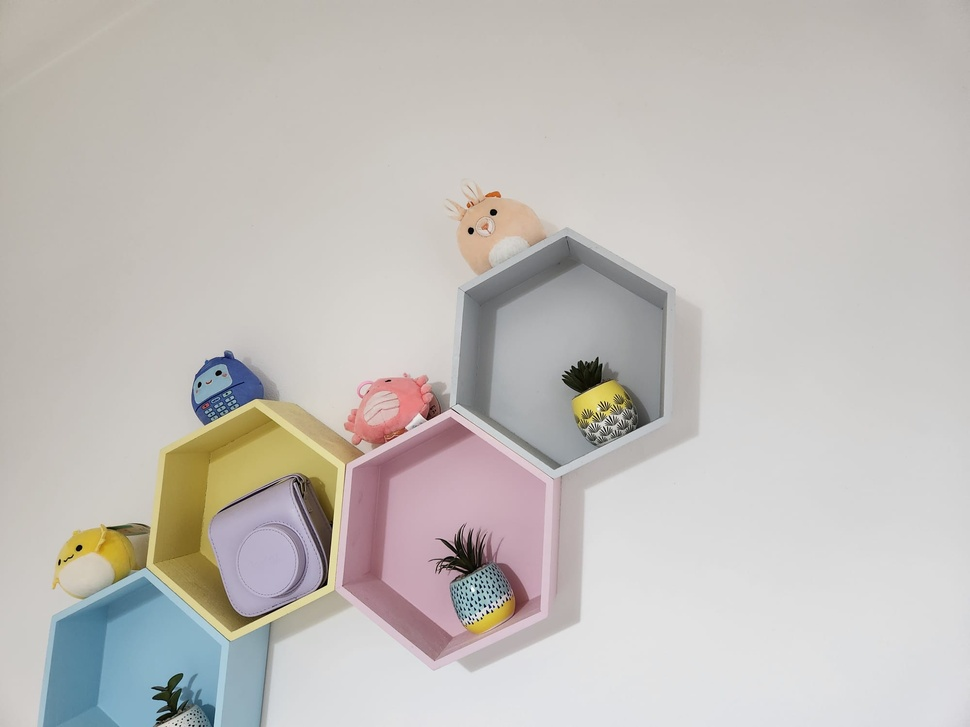
#> input picture Image1.jpg, 970 x 727 px, shrunk from 2000 x 1500 before the run
$ python main.py
#> lines starting #> are read from the running program, lines starting #| are printed output that depends on the picture; after the words box and inside, x2 and y2 are one past the last pixel; in counts of white or black regions, pixels touching at a corner belong together
import cv2
import numpy as np
import matplotlib.pyplot as plt


def calculate_matches(image1, image2):
    # Load the images
#> called with image1 = './Image1.jpg', image2 = './Image2.jpg'
    img1 = cv2.imread(image1, cv2.IMREAD_GRAYSCALE)
#> img1: shape (727, 970); min 0, max 255, mean 190.6
    img2 = cv2.imread(image2, cv2.IMREAD_GRAYSCALE)
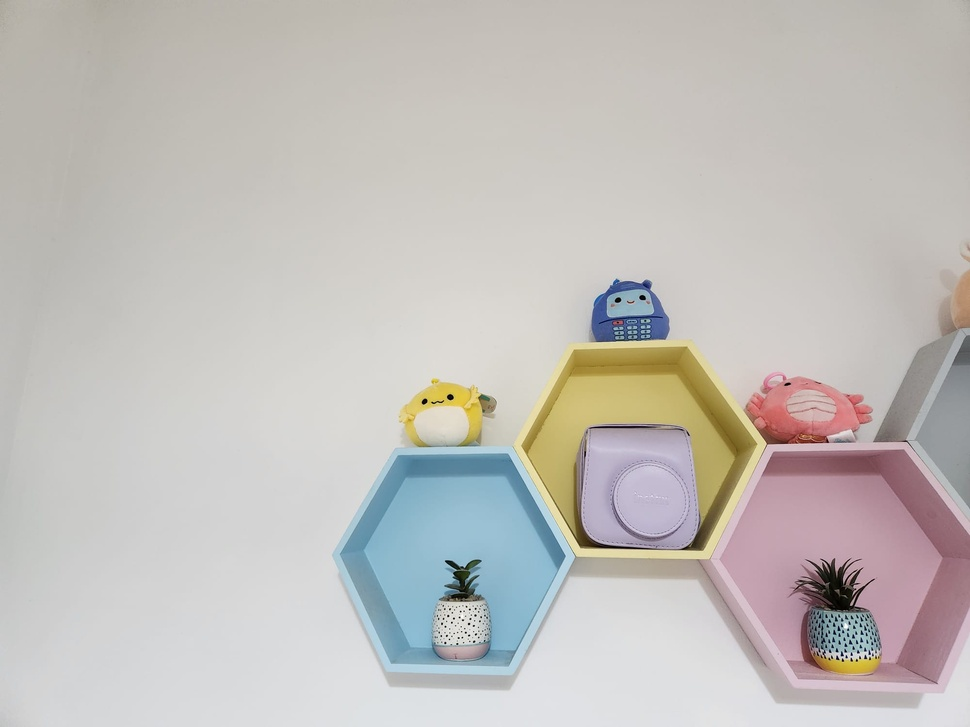
#> input picture Image2.jpg, 970 x 727 px, shrunk from 2000 x 1500 before the run
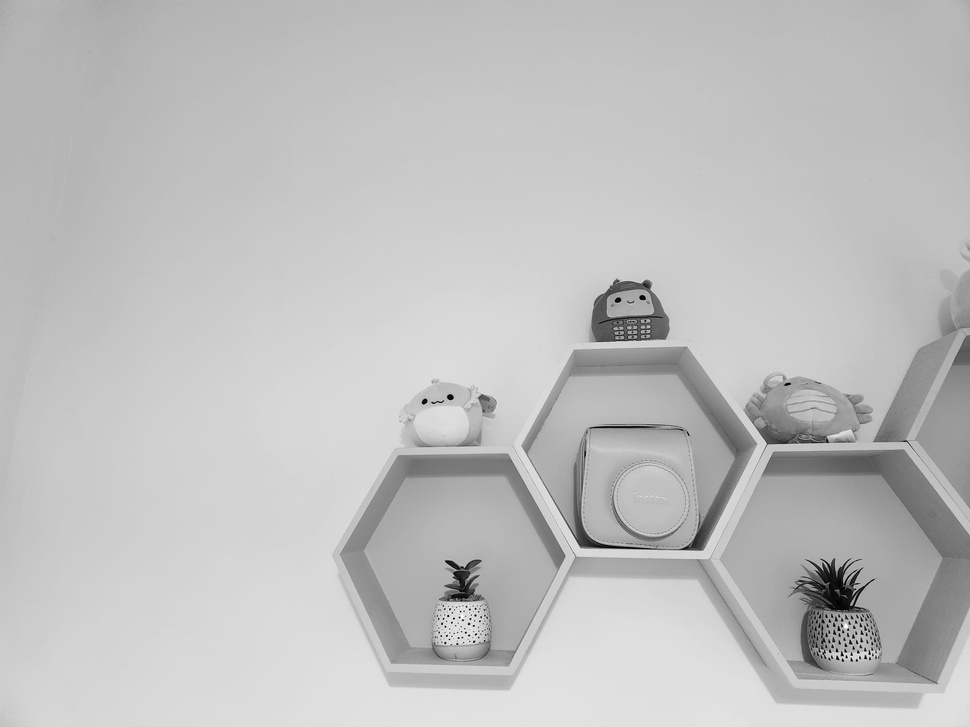
#> img2: shape (727, 970); min 0, max 255, mean 191.1

    # Initialize the SIFT detector
    sift = cv2.SIFT_create()

    # Detect keypoints and compute descriptors for both images
    keypoints1, descriptors1 = sift.detectAndCompute(img1, None)
#> keypoints1 = 409 keypoints; strongest (x, y, size): (471, 231, 4.2), (493, 212, 4.5), (79, 548, 4.1), (479, 599, 1.9)
    keypoints2, descriptors2 = sift.detectAndCompute(img2, None)
#> keypoints2 = 464 keypoints; strongest (x, y, size): (450, 397, 4), (424, 401, 3.6), (842, 655, 1.9), (865, 657, 1.9)

    # Initialize the FLANN matcher
    FLANN_INDEX_KDTREE = 1
    index_params = dict(algorithm=FLANN_INDEX_KDTREE, trees=5)
    search_params = dict()
    flann = cv2.FlannBasedMatcher(index_params, search_params)

    # Perform matching
    matches = flann.knnMatch(descriptors1, descriptors2, k=2)
#> matches = 409 matches

    # Apply Lowe's ratio test to filter good matches
    good_matches = []
    for m, n in matches:
        if m.distance < 0.75 * n.distance:
            good_matches.append(m)
#> after the loop, good_matches = 40 matches

    return good_matches, keypoints1, keypoints2


def dlt(matrix1, matrix2, n=4):
    A = np.zeros((2*n,9)) # filling matrix A with zeros
    zero = np.zeros((3,))
    for i in range(n): # creating matrix A as in presentation 7 slide 44
        dr1 = matrix1[i,:]
        dr2 = matrix2[i,:]
        A[2 * i:2 * i + 2, :] = np.vstack([np.concatenate((zero, -dr1, dr1 * dr2[1])),
                                           np.concatenate((dr1, zero, -dr1 * dr2[0]))])
    _, _, V = np.linalg.svd(A) # Calculating SVD decomposition, A = U D (V.T)
    H = V[8].reshape(3, 3) # h is the last column of V. We reshape it into a 3 by 3 matrix to get the homography
    return H / H[2,2]  # normalizing the homography so the last element is 1. We can also just return H but the numbers can be very small


# Normalizing the estimation matrix so that z-value is 1
def normalize(mat):
    for i in range (mat.shape[0]):
        mat[i,:] /= mat[i,2]
    return mat


def RANSAC(coordinates1, coordinates2, threshold, max_iterations=1000):
    sn = 4
    # Adding a third column to represent the z. Assuming normalized values where z=1 for all points.
    coordinates1 = np.hstack([coordinates1, np.ones((coordinates1.shape[0], 1))])
    coordinates2 = np.hstack([coordinates2, np.ones((coordinates2.shape[0], 1))])

    # Generating a set of random values for coordinates picking
    rand_int = np.random.randint(coordinates1.shape[0], size=sn)
    x_points = coordinates1[rand_int,:] # random points from one image
    x_tag_points = coordinates2[rand_int,:] # random points from other image

    # generating a homography using dlt function
    h_best = dlt(x_points, x_tag_points, sn)

    # estimating coordinates 2 using the homography and coordinates 1
    mat = (h_best @ (coordinates1.T)).T

    # Normalizing the estimation matrix so that z-value is 1
    mat = normalize(mat)

    # calculating distance between estimation and actual coordinates 2
    dist2 = mat - coordinates2

    # counting the number of distances less than the threshold
    counter2 = np.count_nonzero(np.sum(np.power(dist2, 2), 1) < threshold)

    # looping
    for i in range(max_iterations):

        # Generating a set of random values for coordinates picking
        rand_int = np.random.randint(coordinates1.shape[0], size=sn)
        x_points = coordinates1[rand_int, :] # random points from one image
        x_tag_points = coordinates2[rand_int, :] # random points from other image

        # generating a homography using dlt function
        h1 = dlt(x_points, x_tag_points, sn)

        # estimating coordinates 2 using the homography and coordinates 1
        mat = (h1 @ (coordinates1.T)).T

        # Normalizing the estimation matrix so that z-value is 1
        mat = normalize(mat)

        # calculating distance between estimation and actual coordinates 2
        dist1 = mat - coordinates2
        pwr =np.power(dist1, 2)

        # counting the number of distances less than the threshold
        counter1=np.count_nonzero(np.sum(pwr, 1) < threshold)

        # Checking if the newly generated homography is better than the currently best homography
        if counter1>counter2:
            # If the new homography causes more distances to be less than the threshold, then it is a better homography
            h_best = h1 # Updating the best homography to be the new homography
            counter2 =counter1 # Updating the counter

    return h_best, counter2  # return best homography, and inliers


def stitch_images(image1, image2, homography):
    # Get images height and width , turn them to 1X2 vectors
    h1, w1 = cv2.imread(image1).shape[:2]
    h2, w2 = cv2.imread(image2).shape[:2]
    corners1 = np.array([[0, 0], [0, h1], [w1, h1], [w1, 0]], dtype=np.float32).reshape(-1, 1, 2)
    corners2 = np.array([[0, 0], [0, h2], [w2, h2], [w2, 0]], dtype=np.float32).reshape(-1, 1, 2)
    # Translate the homography to take under account the field of view of the second image
    corners2_transformed = cv2.perspectiveTransform(corners2, np.linalg.inv(homography).astype(np.float32))
    all_corners = np.concatenate((corners1, corners2_transformed), axis=0)
    x, y, w, h = cv2.boundingRect(all_corners)

    # Adjust the homography matrix to map from img2 to img1
    H_adjusted = np.linalg.inv(homography)

    # Warp the images
    img1_warped = cv2.warpPerspective(cv2.imread(image1), np.eye(3), (w, h))
    img2_warped = cv2.warpPerspective(cv2.imread(image2), H_adjusted, (w, h))

    # Combine the warped images into a single output image
    output = cv2.addWeighted(img1_warped, 0.5, img2_warped, 0.5, 0)
    plt.imshow(img1_warped)
    plt.figure()
    plt.imshow(img2_warped)

    # Create a mask for the overlapping region
    mask1 = np.zeros((h, w), dtype=np.uint8)
    cv2.fillPoly(mask1, [np.int32(corners1)], (255))
    mask2 = np.zeros((h, w), dtype=np.uint8)
    cv2.fillPoly(mask2, [np.int32(corners2_transformed)], (255))
    overlap_mask = cv2.bitwise_and(mask1, mask2)
    not_overlap_img2_mask = cv2.bitwise_and(cv2.bitwise_not(overlap_mask), mask2)

    # Blend only the overlapping region

    blended = cv2.addWeighted(img1_warped, 0.5, img2_warped, 0.5, 0)

    # Copy img1_warped and img2_warped to blended using the overlap_mask
    blended = cv2.bitwise_and(blended, blended, mask=overlap_mask)
    blended += cv2.bitwise_and(img1_warped, img1_warped, mask=cv2.bitwise_not(overlap_mask))
    blended += cv2.bitwise_and(img2_warped, img2_warped, mask=not_overlap_img2_mask)

    plt.figure()
    plt.imshow(blended, cmap='gray')
    cv2.imwrite('panoramic_image.jpg', blended)

# Main

# Make sure you use the right path
image1= './Image1.jpg'
image2 = './Image2.jpg'

# Calculate good matches between the images and obtain keypoints
matches, keypoints1, keypoints2 = calculate_matches(image1, image2)
#> matches = 40 matches
# Extract coordinates of the keypoints
coordinates1 = np.float32([keypoints1[match.queryIdx].pt for match in matches])
#> coordinates1 = 40 pairs, first value 69.09 to 580.1, second value 248.5 to 692.5
coordinates2 = np.float32([keypoints2[match.trainIdx].pt for match in matches])
#> coordinates2 = 40 pairs, first value 413 to 879, second value 279 to 657.1

# RANSAC to find the best homography
homography, inliers = RANSAC(coordinates1, coordinates2, threshold=0.5)
#> in RANSAC, `coordinates1 = np.hstack([coordinates1, np.ones((coordinates1.shape[0]..`: coordinates1 = 40 rows, first 8: [69.09, 604.3, 1], [78.84, 547.9, 1], [175.5, 692.5, 1], [207.1, 404.6, 1], [210.3, 409.5, 1], [216, 406.1, 1], [220.9, 403.5, 1], [225.7, 381, 1]
#> in RANSAC, `coordinates2 = np.hstack([coordinates2, np.ones((coordinates2.shape[0]..`: coordinates2 = 40 rows, first 8: [622.1, 279, 1], [450.1, 397, 1], [816, 586.6, 1], [620.6, 322, 1], [621.2, 327.9, 1], [629, 327.5, 1], [635.1, 327.2, 1], [650.1, 310.6, 1]
#> in RANSAC, `x_points = coordinates1[rand_int,:]`: x_points = [[69.09, 604.3, 1], [207.1, 404.6, 1], [207.1, 404.6, 1], [580.1, 362.8, 1]]
#> in RANSAC, `x_tag_points = coordinates2[rand_int,:]`: x_tag_points = [[622.1, 279, 1], [620.6, 322, 1], [620.6, 322, 1], [616.8, 280.5, 1]]
#> the loop in dlt, `for i in range(n):` made 4 passes
#> (dr1, dr2) on passes 1 to 4: ([69.09, 604.3, 1], [622.1, 279, 1]), ([207.1, 404.6, 1], [620.6, 322, 1]), ([207.1, 404.6, 1], [620.6, 322, 1]), ([580.1, 362.8, 1], [616.8, 280.5, 1])
#> in dlt, `H = V[8].reshape(3, 3)`: H = [[-0.00687, -0.00434, 0.0127], [-0.0024, -0.000359, -1], [-1.12e-05, -7.03e-06, 6.74e-05]]
#> in RANSAC, `h_best = dlt(x_points, x_tag_points, sn)`: h_best = [[-101.9, -64.32, 188.4], [-35.59, -5.32, -14829.3], [-0.166, -0.104, 1]]
#> in RANSAC, `mat = (h_best @ (coordinates1.T)).T`: mat = 40 rows, first 8: [-45718.5, -20504.7, -73.49], [-43083.5, -20551.5, -69.23], [-62234, -24762.1, -100.4], [-46936.9, -24354.5, -75.64], [-47578.9, -24494, -76.68], [-47945.4, -24680.4, -77.28], [-48265.4, -24837.5, -77.81], [-47317.5, -24891.3, -76.28]
#> after the loop in normalize, `for i in range (mat.shape[0]):`: mat = 40 rows, first 8: [622.1, 279, 1], [622.3, 296.9, 1], [619.9, 246.7, 1], [620.6, 322, 1], [620.5, 319.4, 1], [620.4, 319.4, 1], [620.3, 319.2, 1], [620.3, 326.3, 1]
#> in RANSAC, `dist2 = mat - coordinates2`: dist2 = 40 rows, first 8: [-2.85e-11, -3.59e-11, 0], [172.2, -100.1, 0], [-196.1, -339.9, 0], [1.08e-11, -1.22e-11, 0], [-0.722, -8.51, 0], [-8.58, -8.13, 0], [-14.76, -7.94, 0], [-29.78, 15.7, 0]
#> in RANSAC, `counter2 = np.count_nonzero(np.sum(np.power(dist2, 2), 1) < threshold)`: counter2 = 3
#> the loop in RANSAC, `for i in range(max_iterations):` made 1000 passes
#> (counter1, counter2) on passes 1, 5, 7, 38, 70, 75, 385, 745: (5, 5), (6, 6), (7, 7), (9, 9), (10, 10), (11, 11), (12, 12), (13, 13)
#> counter1 on passes 2, 3, 4, 6, 8, 9: 4, 4, 5, 4, 4, 5
#> after the loop in RANSAC, `for i in range(max_iterations):`: counter2 = 13
#> homography = [[0.829, -0.38, 544.6], [0.354, 0.734, -78.29], [-0.000188, -0.000133, 1]]; inliers = 13

print("inliers:", inliers)
#| inliers: 13
print(homography)
#| [[ 8.29363470e-01 -3.80398769e-01  5.44572139e+02]
#|  [ 3.53812589e-01  7.34422220e-01 -7.82855706e+01]
#|  [-1.88466920e-04 -1.33467605e-04  1.00000000e+00]]

# Stitch the images together
stitch_images(image1, image2, homography)
#> in stitch_images, `h1, w1 = cv2.imread(image1).shape[:2]`: h1 = 727; w1 = 970
#> in stitch_images, `h2, w2 = cv2.imread(image2).shape[:2]`: h2 = 727; w2 = 970
#> in stitch_images, `corners1 = np.array([[0, 0], [0, h1], [w1, h1], [w1, 0]], dtype=np.flo..`: corners1 = [[0, 0], [0, 727], [970, 727], [970, 0]]
#> in stitch_images, `corners2_transformed = cv2.perspectiveTransform(corners2, np.linalg.in..`: corners2_transformed = [[-497.7, 346.4], [-167.1, 1067.2], [576.1, 628.4], [399.1, -85.66]]
#> in stitch_images, `all_corners = np.concatenate((corners1, corners2_transformed), axis=0)`: all_corners = [[0, 0], [0, 727], [970, 727], [970, 0], [-497.7, 346.4], [-167.1, 1067.2], [576.1, 628.4], [399.1, -85.66]]
#> in stitch_images, `x, y, w, h = cv2.boundingRect(all_corners)`: x = -498; y = -86; w = 1469; h = 1154
#> in stitch_images, `H_adjusted = np.linalg.inv(homography)`: H_adjusted = [[0.929, 0.395, -475.1], [-0.435, 1.2, 330.7], [0.000117, 0.000234, 0.955]]
#> in stitch_images, `img2_warped = cv2.warpPerspective(cv2.imread(image2), H_adjusted, (w, ..`:
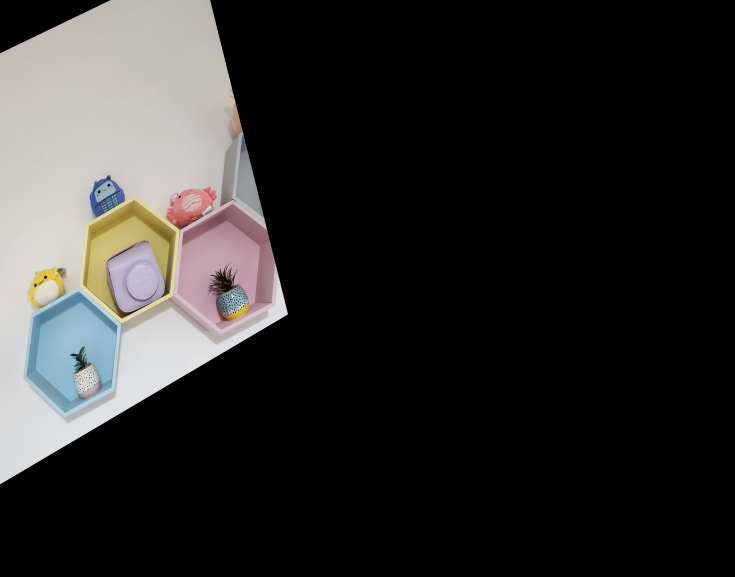
#> img2_warped: shape (1154, 1469, 3) (shown at 1/2 size); mean B, G, R 43.3, 44.1, 45.1
#> in stitch_images, `output = cv2.addWeighted(img1_warped, 0.5, img2_warped, 0.5, 0)`:
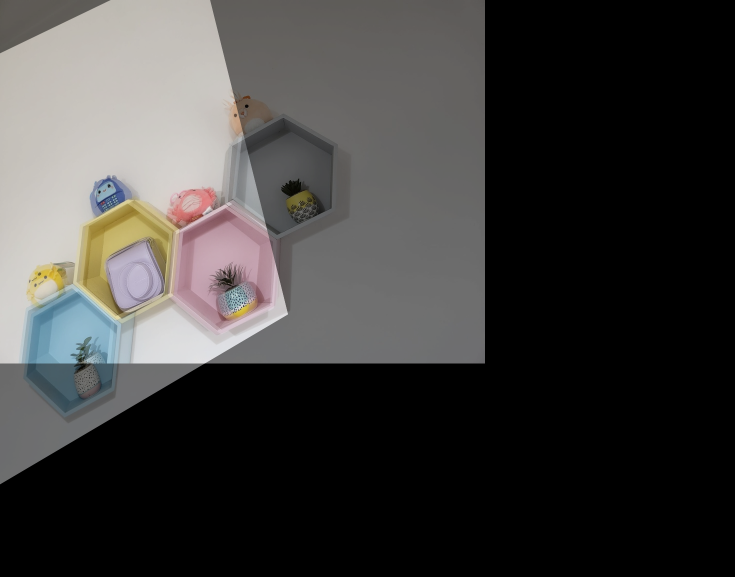
#> output: shape (1154, 1469, 3) (shown at 1/2 size); mean B, G, R 60.3, 61.6, 62.8
#> in stitch_images, `cv2.fillPoly(mask1, [np.int32(corners1)], (255))`:
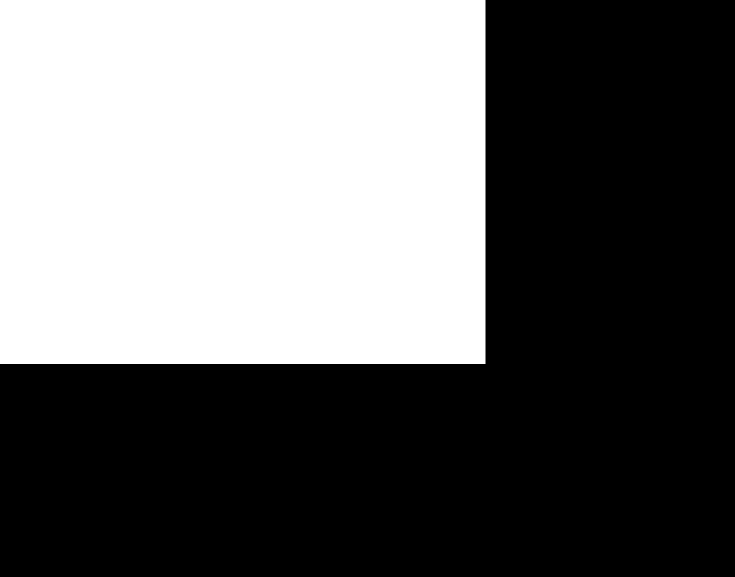
#> mask1: shape (1154, 1469) (shown at 1/2 size); 41.7% white; 1 white region, box (x1, y1, x2, y2) and area: (0, 0, 971, 728) 706888
#> in stitch_images, `cv2.fillPoly(mask2, [np.int32(corners2_transformed)], (255))`: mask2: shape (1154, 1469); 23.6% white; 1 white region, box (x1, y1, x2, y2) and area: (0, 0, 577, 970) 400154
#> in stitch_images, `overlap_mask = cv2.bitwise_and(mask1, mask2)`: overlap_mask: shape (1154, 1469); 20.7% white; 1 white region, box (x1, y1, x2, y2) and area: (0, 0, 577, 728) 350571
#> in stitch_images, `not_overlap_img2_mask = cv2.bitwise_and(cv2.bitwise_not(overlap_mask),..`:
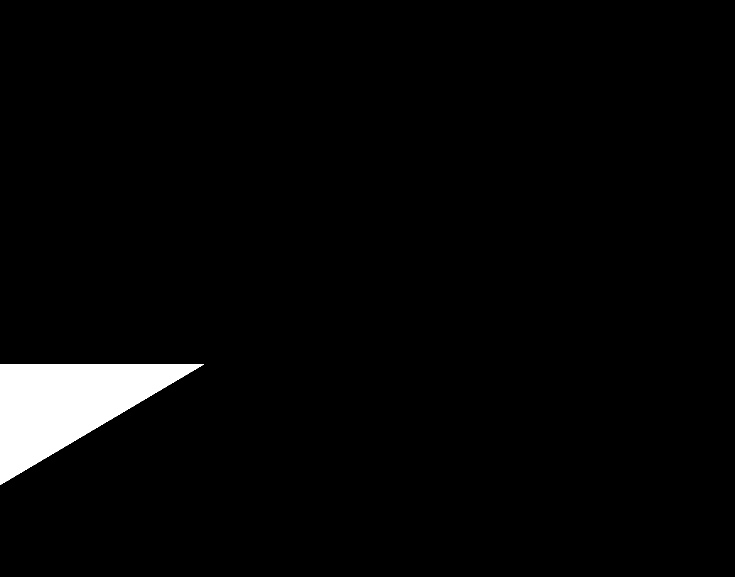
#> not_overlap_img2_mask: shape (1154, 1469) (shown at 1/2 size); 2.9% white; 1 white region, box (x1, y1, x2, y2) and area: (0, 728, 408, 970) 49583
#> in stitch_images, `blended += cv2.bitwise_and(img2_warped, img2_warped, mask=not_overlap_..`:
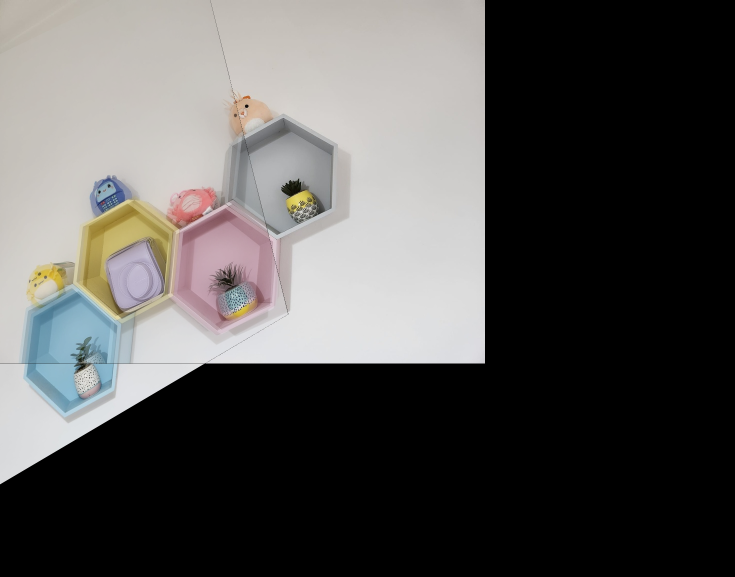
#> blended: shape (1154, 1469, 3) (shown at 1/2 size); mean B, G, R 84, 85.5, 86.9
